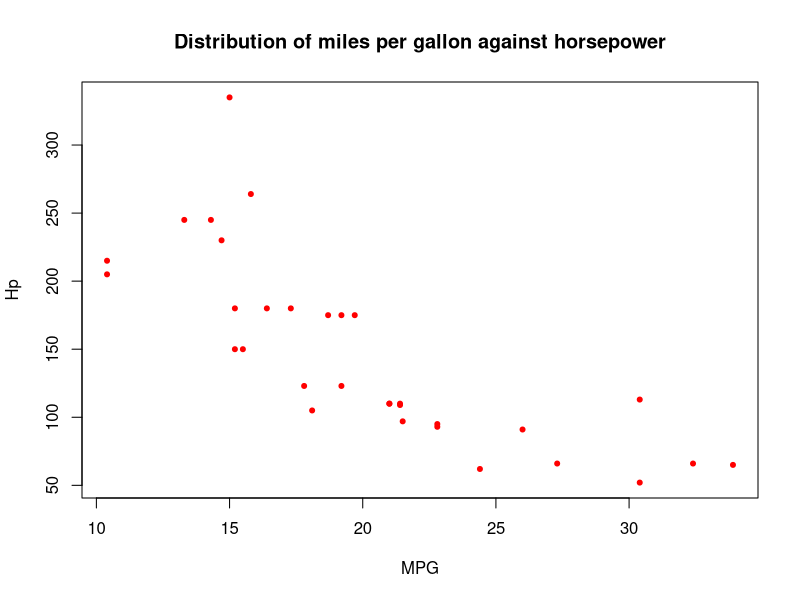

R code for this plot:
## ---- chunk 1
stock_prices = c(23,27,23,21,34)
stock_prices
## ---- chunk 2
numeric_vector = 1:10
numeric_vector
## ---- chunk 3
sum(numeric_vector)
## ---- chunk 4
logical_vector = numeric_vector %% 2 == 0
logical_vector
## ---- chunk 5
library(ggplot2)
## ---- chunk 6
data(mtcars)
head(mtcars)
## ---- chunk 7

plot(mtcars$mpg,mtcars$hp,xlab = "MPG",ylab= "Hp",col="red",pch = 20,
     main = "Distribution of miles per gallon against horsepower")
## ---- chunk 8
 a = c("a", "b", "c", "d", "e")
 a
 a[c(2,4)]
## ---- chunk 9
library(dplyr)
## ---- chunk 10
mtcars_data = select(filter(mtcars,cyl==4),'cyl','mpg','hp','wt')
mtcars_data
## ---- chunk 11
my_list = list(c(1,2,3),c('a','b','c'),matrix(1:4,nrow=2))
my_list
## ---- chunk 12
my_list = c(my_list,'true','false')
my_list
## ---- chunk 13
words = c('R','is','Fun')
words
## ---- chunk 14
a = cat(words,"")

## ---- chunk 15
a = 'r is fun'
b = gsub( 'fun','awsome',a)
b
## ---- chunk 16
v_num = c(1, 2, 3)
typeof(v_num)
v_char = as.character(v_num)
v_char
typeof(v_char)
## ---- chunk 17
v_char1 = c("low", "medium", "high")
c=as.factor(v_char1)
c
typeof(c)
## ---- chunk 18
f = factor(c(1, 2, 3))
n= as.numeric(f)
n
typeof(n)
## ---- chunk 19
colors = c('red', 'blue', 'green', 'blue', 'red', 'green', 'green', 'red')
f_colors =factor(colors)
f_colors
## ---- chunk 20
f_colors
levels(f_colors)
## ---- chunk 21
colors = c('red', 'blue', 'green', 'blue', 'red', 'green', 'green', 'red')
f_colors =factor(colors,levels=c('green','blue','red'))
f_colors
## ---- chunk 22
my_list = list(name = 'Alice', age = 30,
               hobbies = c('Cycling', 'Art', 'Music'))
my_list[[3]]
## ---- chunk 23
my_df = data.frame(Name = c('Alice', 'Bob'), Age = c(25, 30))
my_df = cbind(my_df,Occupation =c('doctor','Engineer'))
my_df
